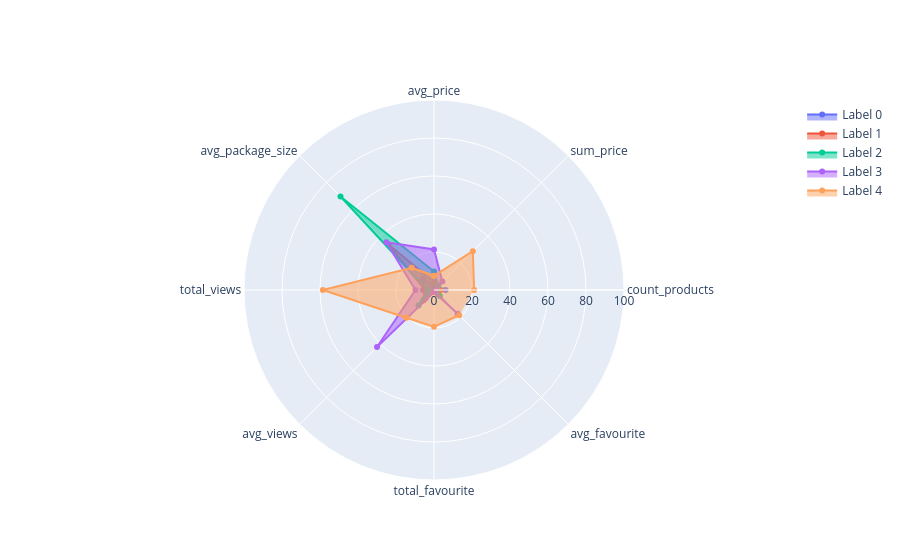

The notebook cell saved with this chart:
### Code cell
# Aggregate mean values for each label across different features
radar_data = []
for label in data["labels"].unique():
    label_data = data[data["labels"] == label].drop(["user_id", "labels"], axis=1).mean() * 100
    radar_data.append(label_data)

# Define feature names
feature_names = radar_data[0].index.tolist()

# Create traces for radar chart
traces = []
for i, label_data in enumerate(radar_data):
    trace = go.Scatterpolar(
        r=label_data.values,
        theta=feature_names,
        fill='toself',
        name=f'Label {i}'
    )
    traces.append(trace)

# Define layout
layout = go.Layout(
    polar=dict(
        radialaxis=dict(
            visible=True,
            range=[0, 100]  # Adjust the range as needed
        )
    ),
    showlegend=True
)

# Create figure
fig = go.Figure(data=traces, layout=layout)

# Show plot
fig.show()

### Figure 1 — Plotly figure (JSON) as saved in the notebook; plotly's stock layout.template omitted (floating-point values rounded to 4 significant figures)
{"data": [{"fill": "toself", "name": "Label 0", "r": [6.051, 2.711, 2.227, 8.301, 5.808, 6.044, 1.07, 3.188], "theta": ["count_products", "sum_price", "avg_price", "avg_package_size", "total_views", "avg_views", "total_favourite", "avg_favourite"], "type": "scatterpolar"}, {"fill": "toself", "name": "Label 1", "r": [3.307, 2.884, 4.215, 33.86, 4.673, 7.681, 0.6036, 3.06], "theta": ["count_products", "sum_price", "avg_price", "avg_package_size", "total_views", "avg_views", "total_favourite", "avg_favourite"], "type": "scatterpolar"}, {"fill": "toself", "name": "Label 2", "r": [1.624, 3.184, 9.718, 69.59, 3.563, 11.48, 0.4119, 4.428], "theta": ["count_products", "sum_price", "avg_price", "avg_package_size", "total_views", "avg_views", "total_favourite", "avg_favourite"], "type": "scatterpolar"}, {"fill": "toself", "name": "Label 3", "r": [1.18, 6.236, 21.35, 35.48, 9.779, 42.42, 1.118, 17.61], "theta": ["count_products", "sum_price", "avg_price", "avg_package_size", "total_views", "avg_views", "total_favourite", "avg_favourite"], "type": "scatterpolar"}, {"fill": "toself", "name": "Label 4", "r": [21.14, 28.89, 7.479, 16.6, 58.5, 20.68, 19.32, 18.78], "theta": ["count_products", "sum_price", "avg_price", "avg_package_size", "total_views", "avg_views", "total_favourite", "avg_favourite"], "type": "scatterpolar"}], "layout": {"polar": {"radialaxis": {"range": [0, 100], "visible": true}}, "showlegend": true}}
